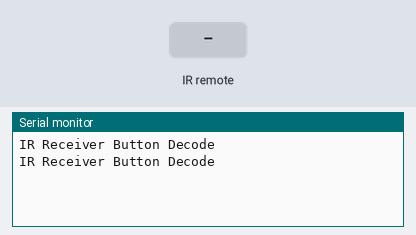
The sketch below on a simulated Arduino Uno, built with avr-gcc and run on an emulated ATmega328P. On the bench: the last lines printed to the serial monitor. The inputs (shaded band) are chosen by the test bench.

Above: at 1.2 s.
1.3 s: infrared code 0xFF6897 received
At 2.5 s:
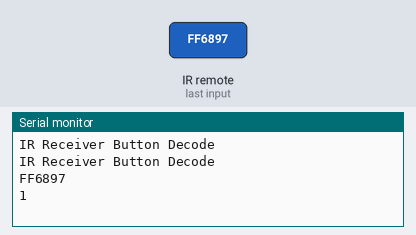
2.8 s: infrared code 0xFFB04F received
At 3.7 s:
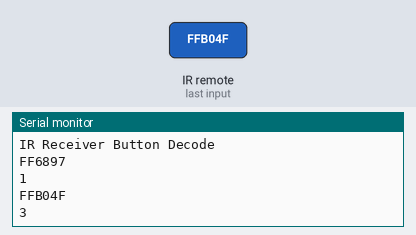
4.3 s: infrared code 0xFF30CF received
At 4.9 s:
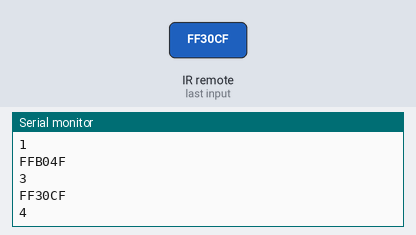
5.8 s: infrared code 0xFF18E7 received
At 7.0 s:
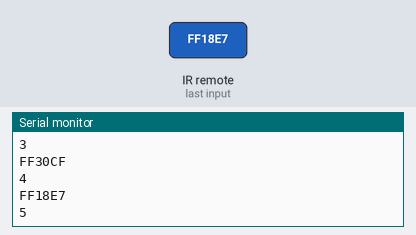
7.3 s: infrared code 0xFD6897 received
At 8.4 s:
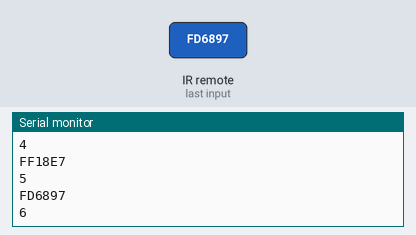
8.8 s: infrared code 0xFD18E7 received
At 9.5 s:
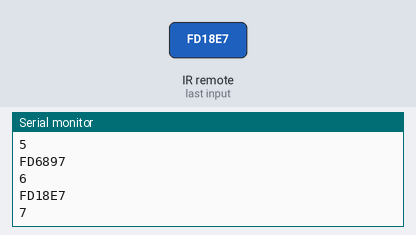
Timing chart, 0 to 11.3 s (numbered marks = the images above; inputs shaded):
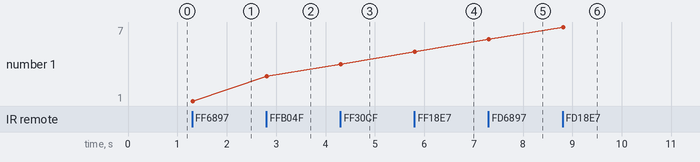

Measured:
- after the input at 1.3 s, the serial monitor: prints a new line at once (image 1)
- after the input at 2.8 s, the serial monitor: prints a new line at once (image 2)
- after the input at 4.3 s, the serial monitor: prints a new line at once (image 3)
- after the input at 5.8 s, the serial monitor: prints a new line at once (image 4)
- after the input at 7.3 s, the serial monitor: prints a new line at once (image 5)
- after the input at 8.8 s, the serial monitor: prints a new line at once (image 6)
- plotted number 1: 1 → 3 after the input at 2.8 s, 4 → 5 after the input at 5.8 s, 5 → 6 after the input at 7.3 s

The sketch:

IR_REMOTE_WITH_LED.ino
```cpp
 /*
 keyestudio 4wd BT Car V2.0
 lesson 9.1
 matrix
 http://www.keyestudio.com
*/
//get the data of smile pattern in the modulus tool

#include "IRremote.h"


int receiver = 3; // Signal Pin of IR receiver to Arduino Digital Pin 11
unsigned char zero[] = {0x00, 0x00, 0x00, 0x00, 0xff, 0x81, 0x81, 0x81, 0x81, 0x81, 0x81, 0xff, 0x00, 0x00, 0x00, 0x00};
unsigned char one[] = {0x00, 0x00, 0x00, 0x00, 0x00, 0x00, 0x81, 0x81, 0x81, 0xff, 0x80, 0x80, 0x00, 0x00, 0x00, 0x00};
unsigned char two[] = {0x00, 0x00, 0x00, 0x00, 0xe1, 0x91, 0x91, 0x91, 0x91, 0x8f, 0x80, 0x80, 0x00, 0x00, 0x00, 0x00};
unsigned char three[] = {0x00, 0x00, 0x00, 0x00, 0x81, 0x81, 0x89, 0x89, 0x89, 0x89, 0xff, 0x00, 0x00, 0x00, 0x00, 0x00};
unsigned char four[] = {0x00, 0x00, 0x00, 0x00, 0x0f, 0x08, 0x08, 0x08, 0x08, 0xff, 0x00, 0x00, 0x00, 0x00, 0x00, 0x00};
unsigned char five[] = {0x00, 0x00, 0x00, 0x00, 0x00, 0x9f, 0x91, 0x91, 0x91, 0x91, 0xf1, 0x00, 0x00, 0x00, 0x00, 0x00};
unsigned char six[] = {0x00, 0x00, 0x00, 0x00, 0xff, 0x91, 0x91, 0x91, 0x91, 0x91, 0xf1, 0x00, 0x00, 0x00, 0x00, 0x00};
unsigned char seven[] = {0x00, 0x00, 0x00, 0x01, 0x01, 0x01, 0x01, 0x11, 0x11, 0x11, 0xff, 0x10, 0x10, 0x00, 0x00, 0x00};
unsigned char eight[] = {0x00, 0x00, 0x00, 0x00, 0x00, 0xff, 0x89, 0x89, 0x89, 0x89, 0xff, 0x00, 0x00, 0x00, 0x00, 0x00};
unsigned char nine[] = {0x00, 0x00, 0x00, 0x00, 0x1f, 0x11, 0x11, 0x11, 0x11, 0x11, 0xff, 0x00, 0x00, 0x00, 0x00, 0x00};
unsigned char clear[] = {0x00, 0x00, 0x00, 0x00, 0x00, 0x00, 0x00, 0x00, 0x00, 0x00, 0x00, 0x00, 0x00, 0x00, 0x00, 0x00};
/*-----( Declare objects )-----*/
IRrecv irrecv(receiver);     // create instance of 'irrecv'
decode_results results;      // create instance of 'decode_results'

/*-----( Function )-----*/
void translateIR() // takes action based on IR code received

// describing Remote IR codes

{
  Serial.println(results.value, HEX);
  switch(results.value)

  {

  case 0xFF6897: Serial.println("1");  matrix_display(one);   break;
  case 0xFF9867: Serial.println("2");  matrix_display(two);    break;
  case 0xFFB04F: Serial.println("3");  matrix_display(three);   break;
  case 0xFF30CF: Serial.println("4");  matrix_display(four);   break;
  case 0xFF18E7: Serial.println("5");  matrix_display(five);   break;
  case 0xFD6897: Serial.println("6");  matrix_display(six);   break;
  case 0xFD18E7: Serial.println("7");  matrix_display(seven);   break;
  case 0xFD9867: Serial.println("8");  matrix_display(eight);   break;
  case 0xFD58A7: Serial.println("9");  matrix_display(nine);   break;
  case 0xFF4AB5: Serial.println("0");  matrix_display(zero);   break;
  case 0xFFFFFFFF: Serial.println(" REPEAT");break;

  default:
    Serial.println(" other button   ");

  }// End Case

  delay(500); // Do not get immediate repeat


} //END translateIR


#define SCL_Pin  A5  //Set clock pin to A5
#define SDA_Pin  A4  //Set data pin to A4
void setup()   /*----( SETUP: RUNS ONCE )----*/
{
  matrix_display(clear);
  Serial.begin(9600);
  Serial.println("IR Receiver Button Decode");
  irrecv.enableIRIn(); // Start the receiver
    //Set pin to output
  pinMode(SCL_Pin,OUTPUT);
  pinMode(SDA_Pin,OUTPUT);

  Serial.begin(9600);
  Serial.println("IR Receiver Button Decode");
  irrecv.enableIRIn(); // Start the receiver
  //Clear the matrix display
  //matrix_display(clear);
}/*--(end setup )---*/

void loop(){

 if (irrecv.decode(&results)) // have we received an IR signal?

  {
    //matrix_display(clear);
    translateIR();
    irrecv.resume(); // receive the next value
  }


  //matrix_display(smile);  //display smile pattern
}
//this function is used for dot matrix display
void matrix_display(unsigned char matrix_value[])
{
  IIC_start();  //the function to call the data transmission
  IIC_send(0xc0);  //Select address

  for(int i = 0;i < 16;i++) //Pattern data has 16 bytes
  {
     IIC_send(matrix_value[i]); //data to convey patterns
  }
  IIC_end();   //end the transmission of patterns data
  IIC_start();
  IIC_send(0x8A);  //display control, set pulse width to 4/16
  IIC_end();
}
//  the condition that data transmission starts
void IIC_start()
{
  digitalWrite(SCL_Pin,HIGH);
  delayMicroseconds(3);
  digitalWrite(SDA_Pin,HIGH);
  delayMicroseconds(3);
  digitalWrite(SDA_Pin,LOW);
  delayMicroseconds(3);
}
// transmit data
void IIC_send(unsigned char send_data)
{
  for(char i = 0;i < 8;i++)  //Every character has 8 bits
  {
      digitalWrite(SCL_Pin,LOW);  //pull down the SCL_Pin to change the signal of SDA
      delayMicroseconds(3);
      if(send_data & 0x01)  //1 or 0 of byte  is used to set high and low level of SDA_Pin
      {
        digitalWrite(SDA_Pin,HIGH);
      }
      else
      {
        digitalWrite(SDA_Pin,LOW);
      }
      delayMicroseconds(3);
      digitalWrite(SCL_Pin,HIGH); //Pull up SCL_Pin to stop data transmission
      delayMicroseconds(3);
      send_data = send_data >> 1;  //Detect bit by bit, so move the data right by one bit
  }
}
//the sign that data transmission ends
void IIC_end()
{
  digitalWrite(SCL_Pin,LOW);
  delayMicroseconds(3);
  digitalWrite(SDA_Pin,LOW);
  delayMicroseconds(3);
  digitalWrite(SCL_Pin,HIGH);
  delayMicroseconds(3);
  digitalWrite(SDA_Pin,HIGH);
  delayMicroseconds(3);
}//****************************************************************************************
```
